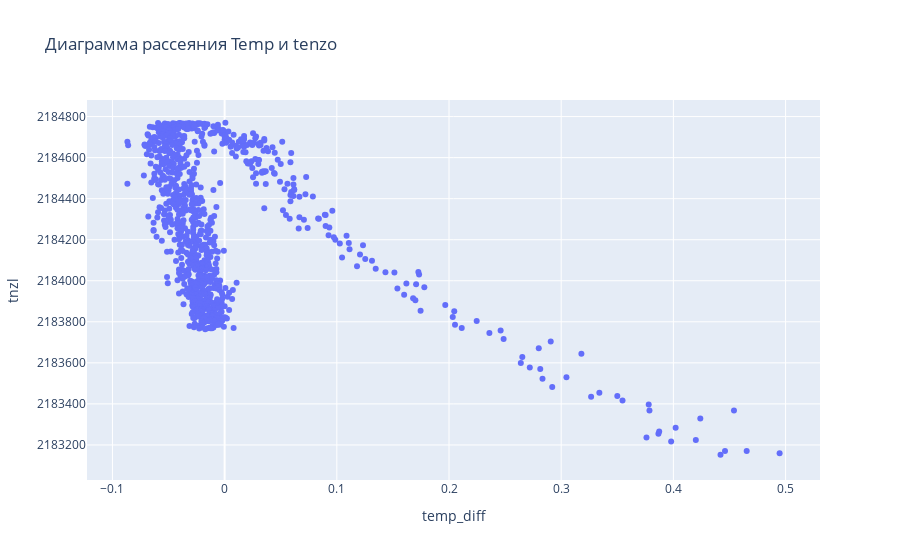

The notebook cell saved with this chart:
### Code cell
fig_scatter = px.scatter(df, x='temp_diff', y='tnzl', title='Диаграмма рассеяния Temp и tenzo')
fig_scatter.update_yaxes(tickformat='d')
fig_scatter.show()

### Figure 1 — Plotly figure (JSON) as saved in the notebook; plotly's stock layout.template omitted (floating-point values rounded to 4 significant figures; data arrays with more than 128 entries replaced by an {"elided": "..."} marker saying what was removed)
{"data": [{"hovertemplate": "temp_diff=%{x}<br>tnzl=%{y}<extra></extra>", "legendgroup": "", "marker": {"color": "#636efa", "symbol": "circle"}, "mode": "markers", "name": "", "orientation": "v", "showlegend": false, "type": "scatter", "x": {"elided": "909 float values"}, "xaxis": "x", "y": {"elided": "909 int values"}, "yaxis": "y"}], "layout": {"legend": {"tracegroupgap": 0}, "title": {"text": "Диаграмма рассеяния Temp и tenzo"}, "xaxis": {"anchor": "y", "domain": [0, 1], "title": {"text": "temp_diff"}}, "yaxis": {"anchor": "x", "domain": [0, 1], "tickformat": "d", "title": {"text": "tnzl"}}}}
